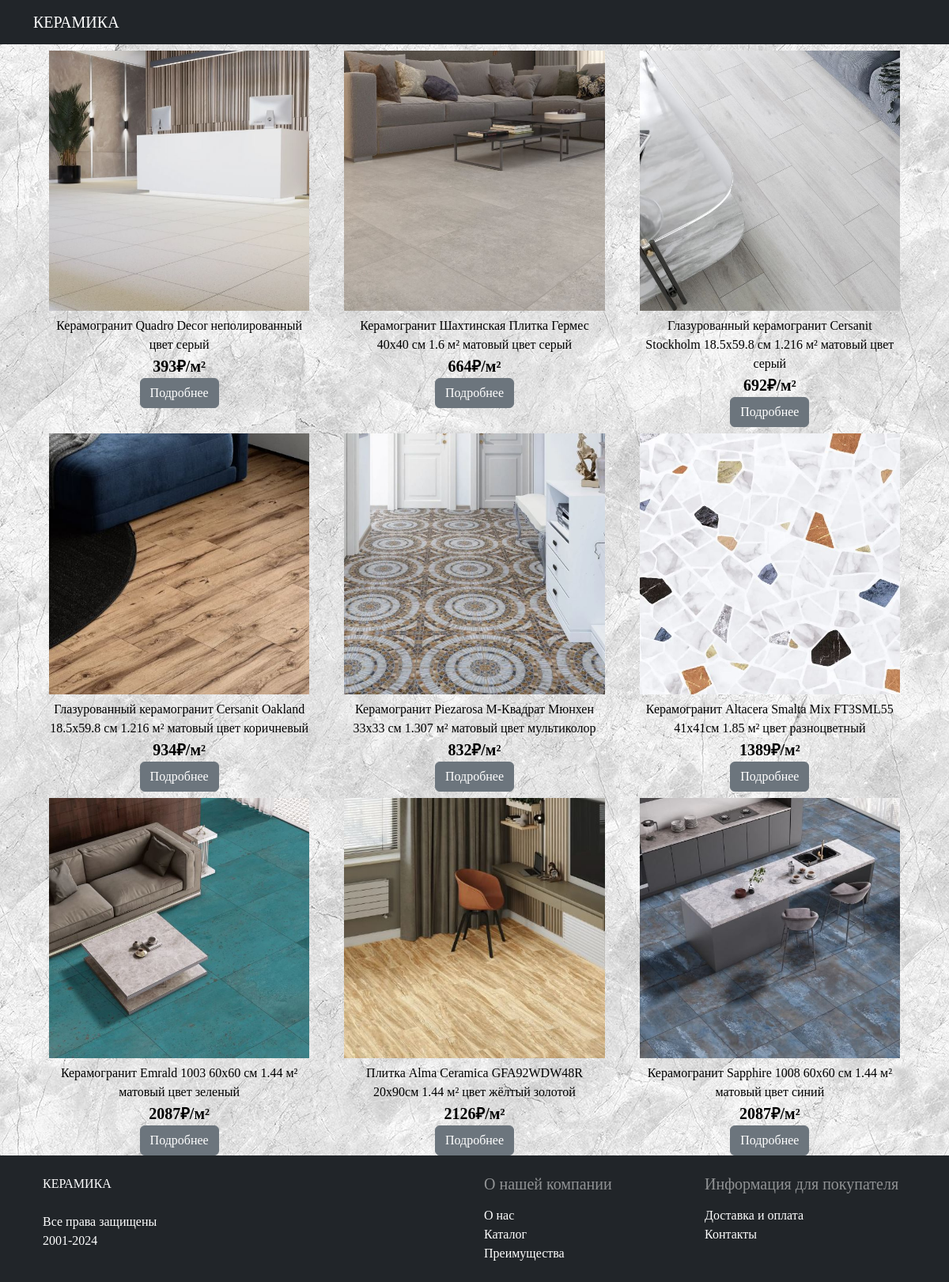
Screenshot of /products.php?id=1 with the database file from the repository.
### tables this page shows
CREATE TABLE `product` (
  `ID` int(11) NOT NULL,
  `Наименование` varchar(100) NOT NULL,
  `id_categories` int(11) NOT NULL,
  `Описание` varchar(5000) NOT NULL,
  `Цена` varchar(50) NOT NULL,
  `Страна производства` varchar(25) NOT NULL,
  `Ширина` int(11) DEFAULT NULL,
  `Длина` int(11) DEFAULT NULL,
  `Толщина` int(11) DEFAULT NULL,
  `Вес` varchar(20) DEFAULT NULL,
  `Фото главное` varchar(255) NOT NULL
);

### products.php (the view, shortened to what this page needs)
<!DOCTYPE html>
<html lang="en">
<head>
    <link href="https://cdn.jsdelivr.net/npm/bootstrap@5.3.1/dist/css/bootstrap.min.css" rel="stylesheet"
>
   <link rel="stylesheet" href="style.css">
   <link rel="stylesheet" href="https://cdnjs.cloudflare.com/ajax/libs/font-awesome/6.5.1/css/all.min.css">
</head>
<body>
<?include "header.php"?>
<div class="container text-center contan">
<div class="row justify-content-evenly">
<?php
if($_GET)
{
        $id = $_GET['id'];
        $db = dbconn();
            $query = $db->query("SELECT * FROM `product` WHERE `id_categories`='$id'");
            while($row=$query->fetch_assoc())
            { ?>
                <div class="box_list gy-2 ">
                <a href ="card.php?id=<?=$row['ID']?>" class="a_href" >
                <div class="scale"> <img src="<?=$row['Фото главное']?>" alt="" class="scale jpg_cat "></div>
                   <div > <?=$row['Наименование']?></div>
                    <div class="text_price"> <?=$row['Цена']?></div>
                <div class="btn btn-secondary">Подробнее</div></a>
    </div> <?
        }
    }
?>
</div>
</div>
<?include "footer.php"?>
</body>
</html>

### style.css (style rules this page uses)
body { background: url('/фото/фон2.jpg') ; font-family: Georgia, 'Times New Roman', Times, serif; }
.jpg_cat { width: 100%; object-fit: cover; aspect-ratio: 1/1; }
.box_list { width: 31%; }
.text_price { font-weight: 700; font-size: 20px; }
.scale { display: inline-block; overflow: hidden; }
.scale img { transition: 1s; display: block; }
.a_href { text-decoration: none; color: black; }
.contan { min-height: calc(100vh - 200px); }

### rows the page displays
product: Фото главное (picture), Наименование "Керамогранит Quadro Decor неполированный цвет серый", Цена "393₽/м²"
product: Фото главное (picture), Наименование "Керамогранит Шахтинская Плитка Гермес 40x40 см 1.6 м² матовый цвет серый", Цена "664₽/м²"
product: Фото главное (picture), Наименование "Глазурованный керамогранит Cersanit Stockholm 18.5x59.8 см 1.216 м² матовый цвет серый", Цена "692₽/м²"
product: Фото главное (picture), Наименование "Глазурованный керамогранит Cersanit Oakland 18.5x59.8 см 1.216 м² матовый цвет коричневый", Цена "934₽/м²"
product: Фото главное (picture), Наименование "Керамогранит Piezarosa М-Квадрат Мюнхен 33x33 см 1.307 м² матовый цвет мультиколор", Цена "832₽/м²"
product: Фото главное (picture), Наименование "Керамогранит Altacera Smalta Mix FT3SML55 41x41см 1.85 м² цвет разноцветный", Цена "1389₽/м²"
product: Фото главное (picture), Наименование "Керамогранит Emrald 1003 60x60 см 1.44 м² матовый цвет зеленый", Цена "2087₽/м²"
product: Фото главное (picture), Наименование "Плитка Alma Ceramica GFA92WDW48R 20x90см 1.44 м² цвет жёлтый золотой", Цена "2126₽/м²"
product: Фото главное (picture), Наименование "Керамогранит Sapphire 1008 60x60 см 1.44 м² матовый цвет синий", Цена "2087₽/м²"
